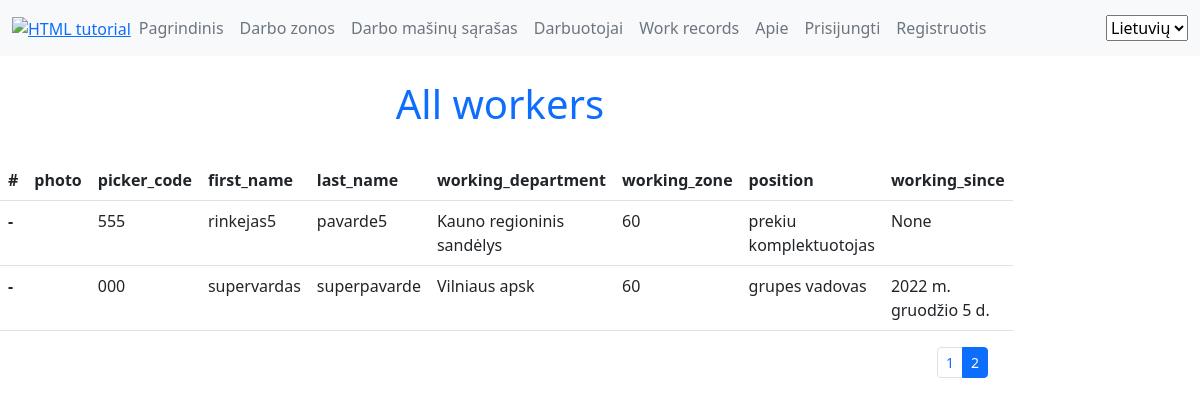
/lm/workers/?page=2, run on an earlier commit of the app's database.
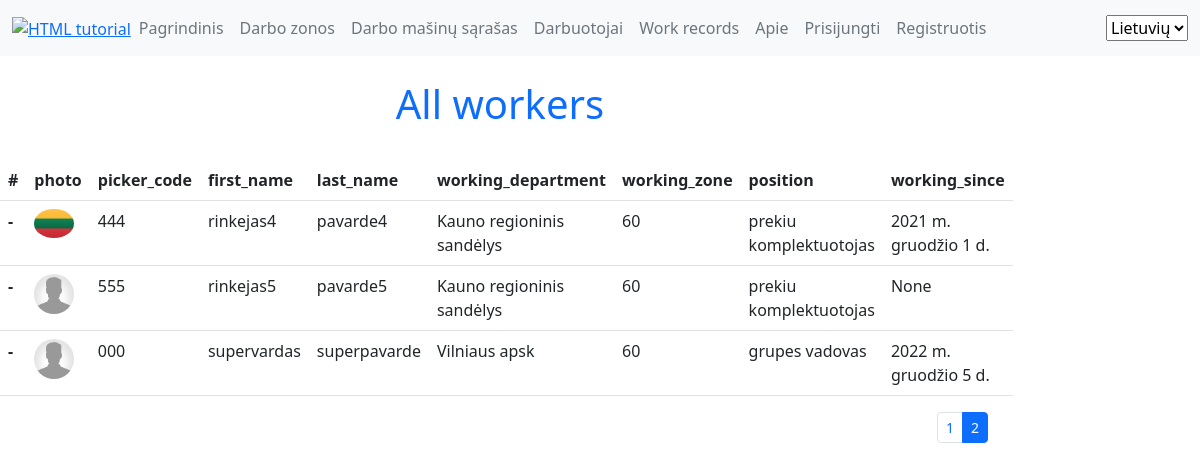
And on a later commit of the database.
### lm/models.py (models this page shows, shortened)
class MyUser(AbstractBaseUser):
    email = models.EmailField(
        verbose_name='email address',
        max_length=255,
        unique=True,
    )
    date_of_birth = models.DateField(null=True, blank=True,)
    is_active = models.BooleanField(default=True)
    is_admin = models.BooleanField(default=False)
    objects = MyUserManager()
    USERNAME_FIELD = 'email'
    picker_code = models.CharField(_('Piker code'),help_text='rinkejo_kodas', max_length=3, unique=True)
    first_name = models.CharField(_('First name'),help_text='Vardas', max_length=80)
    last_name = models.CharField(_('Last name'),help_text='Pavardė', max_length=80)
    working_zone = models.ForeignKey('Darbo_zona_sandelyje',null=True, on_delete=models.SET_NULL)
    working_department_choices = (
        ('Vilniaus apsk', 'Vilniaus apsk'),
        ('Vilniaus regioninis sandėlys', 'Vilniaus regioninis sandėlys'),
        ('Kauno apsk', 'Kauno apsk'),
        ('Kauno regioninis sandėlys', 'Kauno regioninis sandėlys'),
        ('Klaipėdos apsk', 'Klaipėdos apsk'),
    )
    working_department = models.CharField(_('Working disctric or logistic warehouse'),max_length=80, choices=working_department_choices, default='Kauno regioninis sandėlys',
                                help_text='Kurioje (-iame) apskrityje/logistikos sandėlyje dirbate', blank=True)
    position_choices = (
        ('grupes vadovas','grupes vadovas'),
        ('grupes vadovo asistentas', 'grupes vadovo asistentas'),
        ('grupes vadovo asistentas', 'grupes vadovo asistentas'),
        ('prekiu komplektuotojas', 'prekiu komplektuotojas'))
    position = models.CharField(_('Working position'),max_length=80, choices=position_choices, default='prekiu komplektuotojas', help_text='Darbuotojo pareigos',blank=True)
    photo = models.ImageField(help_text='Darbuotojo foto arba avataras', upload_to='profile_pics', null=True, blank=True, default='default.png')
    working_since = models.DateField(_('Working since'),help_text='Darbo pradžia LIDL imoneje', null=True, blank=True)
    class Meta:
        ordering = ['last_name', 'first_name']
        verbose_name = _("Worker")
        verbose_name_plural = _("Workers")

class Darbo_zona_sandelyje (models.Model):
    zone_choices = (
        ('20','20 - HR'),
        ('40','40 - MOPRO'),
        ('41', '41 - Pienas'),
        ('60', '60 - TIKO'),
        ('61', '61 - BakeOff'),
        ('70', '70 - Fruits'),
        ('50', '50 - Mėsa'),
        ('90', '90 - NonFood')
        )
    zone_code = models.CharField(_('Working zone code'), max_length=80, choices=zone_choices, default='40', help_text='Darbo zona sandėlyje',
    blank=True, unique=True)
    zone_description=models.CharField(_('Description'), max_length=80, help_text='Zonos aprasymas pvz 60-Tiko')
    class Meta:
        ordering = ['zone_code']
        verbose_name = _("Working zone")
        verbose_name_plural = _("Working zones")
    def __str__(self):
        return f'{self.zone_code}'

### lm/views.py (the view)
# urls.py: path('workers/', views.workers, name='workers'),
def workers(request):
    paginator = Paginator(MyUser.objects.all(), 6)
    page_number = request.GET.get('page')
    paged_workers = paginator.get_page(page_number)
    context = {
        'workers': paged_workers
    }
    return render(request, 'lm/workers.html', context=context)

### lm/templates/lm/workers.html (shortened to what this page needs)
{% extends 'base.html' %}
{% load i18n %}
{% load static %}
{% block content %}
<h1 class="p-4 text-primary d-flex justify-content-center">{% trans "All workers " %} </h1>
<table class="table">
  <thead>
    <tr>
      <th scope="col">#</th>
      <th scope="col">photo</th>
      <th scope="col">picker_code</th>
      <th scope="col">first_name</th>
      <th scope="col">last_name</th>
      <th scope="col">working_department</th>
      <th scope="col">working_zone</th>
      <th scope="col">position</th>
      <th scope="col">working_since</th>
    </tr>
  </thead>
  {% for worker in workers %}
  <tbody>
    <tr>
      <th scope="row">-</th>
      <td>        <img width=40vh class="rounded-circle account-img" src="{%if worker.photo%} {{worker.photo.url}} {% endif %}">
</td>
      <td>{{worker.picker_code}}</td>
      <td>{{worker.first_name}}</td>
      <td>{{worker.last_name}}</td>
      <td>{{worker.working_department}}</td>
      <td>{{worker.working_zone}}</td>
      <td>{{worker.position}}</td>
      <td>{{worker.working_since}}</td>
    </tr>
  </tbody>
   {% endfor %}
</table>
<div class="container">
  <nav aria-label="...">
    {% if workers.has_other_pages %}
    <ul class="pagination pagination-sm justify-content-end">
      {% for i in workers.paginator.page_range %}
        {% if workers.number == i %}
      <li class="page-item active">
        <a class="page-link">{{i}}</a>
      </li>
      {% else %}
      <li class="page-item">
        <a class="page-link" href="?page={{i}}">{{ i }}</a>
      </li>
      {% endif %}
      {% endfor %}
    </ul>
    {% endif %}
  </nav>
</div>
{% endblock %}

What changed in the data, as far as the page shows it:
now on this page (row edited): MyUser: photo (picture), picker_code "444", first_name "rinkejas4", last_name "pavarde4", working_department "Kauno regioninis sandėlys", working_zone "60", position "prekiu komplektuotojas", working_since "2021 m. gruodžio 1 d."
changed MyUser "rinkejas5": photo: picture added
changed MyUser "supervardas": photo: picture added
